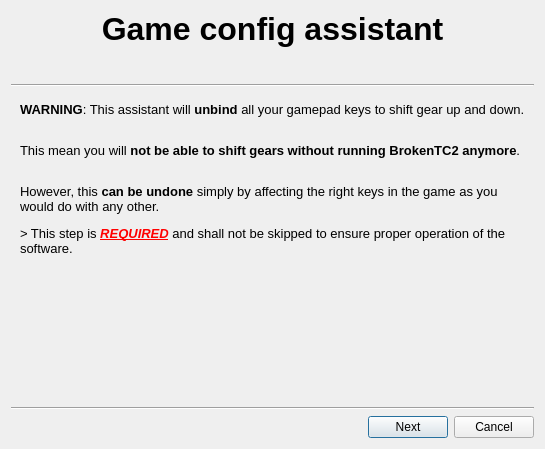
<?xml version="1.0" encoding="UTF-8"?>
<ui version="4.0">
 <class>Dialog_ConfigureGame</class>
 <widget class="QDialog" name="Dialog_ConfigureGame">
  <property name="geometry">
   <rect>
    <x>0</x>
    <y>0</y>
    <width>545</width>
    <height>449</height>
   </rect>
  </property>
  <property name="windowTitle">
   <string>Game config assistant</string>
  </property>
  <layout class="QVBoxLayout" name="verticalLayout">
   <item>
    <widget class="QLabel" name="lbl_disp_title">
     <property name="text">
      <string>&lt;html&gt;&lt;head/&gt;&lt;body&gt;&lt;p&gt;&lt;span style=&quot; font-size:24pt; font-weight:700;&quot;&gt;Game config assistant&lt;/span&gt;&lt;/p&gt;&lt;/body&gt;&lt;/html&gt;</string>
     </property>
     <property name="alignment">
      <set>Qt::AlignCenter</set>
     </property>
    </widget>
   </item>
   <item>
    <spacer name="verticalSpacer">
     <property name="orientation">
      <enum>Qt::Vertical</enum>
     </property>
     <property name="sizeType">
      <enum>QSizePolicy::Maximum</enum>
     </property>
     <property name="sizeHint" stdset="0">
      <size>
       <width>20</width>
       <height>30</height>
      </size>
     </property>
    </spacer>
   </item>
   <item>
    <widget class="Line" name="line">
     <property name="orientation">
      <enum>Qt::Horizontal</enum>
     </property>
    </widget>
   </item>
   <item>
    <widget class="QStackedWidget" name="stackedWidget">
     <property name="currentIndex">
      <number>0</number>
     </property>
     <widget class="QWidget" name="pg_intro">
      <layout class="QVBoxLayout" name="verticalLayout_2">
       <item>
        <widget class="QLabel" name="lbl_disp_intro">
         <property name="text">
          <string>&lt;html&gt;&lt;head/&gt;&lt;body&gt;&lt;p&gt;&lt;span style=&quot; font-size:10pt; font-weight:700;&quot;&gt;WARNING&lt;/span&gt;&lt;span style=&quot; font-size:10pt;&quot;&gt;: This assistant will &lt;/span&gt;&lt;span style=&quot; font-size:10pt; font-weight:700;&quot;&gt;unbind&lt;/span&gt;&lt;span style=&quot; font-size:10pt;&quot;&gt; all your gamepad keys to shift gear up and down.&lt;br/&gt;&lt;/span&gt;&lt;/p&gt;&lt;p&gt;&lt;span style=&quot; font-size:10pt;&quot;&gt;This mean you will &lt;/span&gt;&lt;span style=&quot; font-size:10pt; font-weight:700;&quot;&gt;not be able to shift gears without running BrokenTC2 anymore&lt;/span&gt;&lt;span style=&quot; font-size:10pt;&quot;&gt;.&lt;br/&gt;&lt;/span&gt;&lt;/p&gt;&lt;p&gt;&lt;span style=&quot; font-size:10pt;&quot;&gt;However, this &lt;/span&gt;&lt;span style=&quot; font-size:10pt; font-weight:700;&quot;&gt;can be undone&lt;/span&gt;&lt;span style=&quot; font-size:10pt;&quot;&gt; simply by affecting the right keys in the game as you would do with any other.&lt;/span&gt;&lt;/p&gt;&lt;p&gt;&lt;span style=&quot; font-size:10pt;&quot;&gt;&amp;gt; This step is &lt;/span&gt;&lt;span style=&quot; font-size:10pt; font-weight:700; font-style:italic; text-decoration: underline; color:#ff0000;&quot;&gt;REQUIRED&lt;/span&gt;&lt;span style=&quot; font-size:10pt;&quot;&gt; and shall not be skipped to ensure proper operation of the software.&lt;/span&gt;&lt;/p&gt;&lt;/body&gt;&lt;/html&gt;</string>
         </property>
         <property name="alignment">
          <set>Qt::AlignLeading|Qt::AlignLeft|Qt::AlignTop</set>
         </property>
         <property name="wordWrap">
          <bool>true</bool>
         </property>
        </widget>
       </item>
      </layout>
     </widget>
     <widget class="QWidget" name="pg_waitTCClosed">
      <layout class="QVBoxLayout" name="verticalLayout_4">
       <item>
        <widget class="QLabel" name="label">
         <property name="text">
          <string>&lt;html&gt;&lt;head/&gt;&lt;body&gt;&lt;p&gt;&lt;span style=&quot; font-size:10pt;&quot;&gt;We need&lt;/span&gt;&lt;span style=&quot; font-size:10pt; font-style:italic;&quot;&gt; The Crew 2&lt;/span&gt;&lt;span style=&quot; font-size:10pt;&quot;&gt; to be closed to edit the configuration.&lt;/span&gt;&lt;/p&gt;&lt;p&gt;&lt;br/&gt;&lt;/p&gt;&lt;p&gt;&lt;span style=&quot; font-size:10pt;&quot;&gt;When clicking next,&lt;/span&gt;&lt;span style=&quot; font-size:10pt; font-style:italic;&quot;&gt; The Crew 2&lt;/span&gt;&lt;span style=&quot; font-size:10pt;&quot;&gt; will automatically be closed.&lt;/span&gt;&lt;/p&gt;&lt;/body&gt;&lt;/html&gt;</string>
         </property>
         <property name="textFormat">
          <enum>Qt::AutoText</enum>
         </property>
         <property name="alignment">
          <set>Qt::AlignLeading|Qt::AlignLeft|Qt::AlignTop</set>
         </property>
         <property name="wordWrap">
          <bool>true</bool>
         </property>
        </widget>
       </item>
       <item>
        <layout class="QHBoxLayout" name="hlay_waitTC2Closed">
         <property name="sizeConstraint">
          <enum>QLayout::SetDefaultConstraint</enum>
         </property>
         <item>
          <widget class="QLabel" name="lbl_disp_waitTC2Closed">
           <property name="sizePolicy">
            <sizepolicy hsizetype="Preferred" vsizetype="Maximum">
             <horstretch>0</horstretch>
             <verstretch>0</verstretch>
            </sizepolicy>
           </property>
           <property name="text">
            <string>&lt;html&gt;&lt;head/&gt;&lt;body&gt;&lt;p&gt;&lt;span style=&quot; font-size:10pt;&quot;&gt;Waiting for &lt;/span&gt;&lt;span style=&quot; font-size:10pt; font-style:italic;&quot;&gt;The Crew 2&lt;/span&gt;&lt;span style=&quot; font-size:10pt;&quot;&gt; to be closed&lt;/span&gt;&lt;/p&gt;&lt;/body&gt;&lt;/html&gt;</string>
           </property>
          </widget>
         </item>
         <item>
          <widget class="QLabel" name="lbl_waitTC2Closed">
           <property name="sizePolicy">
            <sizepolicy hsizetype="Preferred" vsizetype="Maximum">
             <horstretch>0</horstretch>
             <verstretch>0</verstretch>
            </sizepolicy>
           </property>
           <property name="font">
            <font>
             <pointsize>22</pointsize>
            </font>
           </property>
           <property name="text">
            <string/>
           </property>
          </widget>
         </item>
        </layout>
       </item>
      </layout>
     </widget>
     <widget class="QWidget" name="pg_done">
      <layout class="QVBoxLayout" name="verticalLayout_3">
       <item>
        <widget class="QLabel" name="lbl_disp_done">
         <property name="text">
          <string>&lt;html&gt;&lt;head/&gt;&lt;body&gt;&lt;p&gt;&lt;span style=&quot; font-size:10pt;&quot;&gt;The configuration will be edited once you click &amp;quot;Finish&amp;quot;&lt;/span&gt;&lt;/p&gt;&lt;/body&gt;&lt;/html&gt;</string>
         </property>
         <property name="alignment">
          <set>Qt::AlignLeading|Qt::AlignLeft|Qt::AlignTop</set>
         </property>
         <property name="wordWrap">
          <bool>true</bool>
         </property>
        </widget>
       </item>
      </layout>
     </widget>
    </widget>
   </item>
   <item>
    <widget class="Line" name="line_2">
     <property name="orientation">
      <enum>Qt::Horizontal</enum>
     </property>
    </widget>
   </item>
   <item>
    <layout class="QHBoxLayout" name="hlay_pb">
     <item>
      <spacer name="horizontalSpacer">
       <property name="orientation">
        <enum>Qt::Horizontal</enum>
       </property>
       <property name="sizeHint" stdset="0">
        <size>
         <width>40</width>
         <height>20</height>
        </size>
       </property>
      </spacer>
     </item>
     <item>
      <widget class="QPushButton" name="pb_nextOk">
       <property name="text">
        <string>Next</string>
       </property>
      </widget>
     </item>
     <item>
      <widget class="QPushButton" name="pb_cancel">
       <property name="text">
        <string>Cancel</string>
       </property>
      </widget>
     </item>
    </layout>
   </item>
  </layout>
 </widget>
 <resources/>
 <connections/>
</ui>
